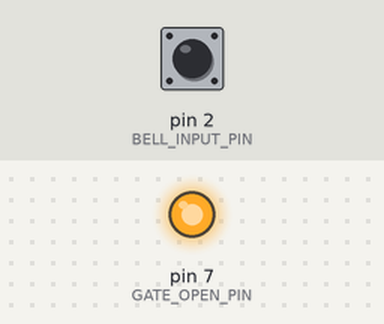
Recording of a sketch running on a simulated Arduino Uno, built with avr-gcc and run on an emulated ATmega328P. Parts: output pins drawn as LEDs (lit = HIGH). The inputs (shaded band) are chosen by the test bench; at power-on: pin 2 (BELL_INPUT_PIN) LOW. Storage starts empty; the audio player accepts every command and is not drawn; what the sketch prints to the serial monitor is not drawn.

Above: at 1.2 s.
1.3 s: pin 2 (BELL_INPUT_PIN) driven HIGH
4.3 s: pin 2 (BELL_INPUT_PIN) pulsed LOW 5 times (0.12 s each, 0.3 s apart)
At 7.5 s:
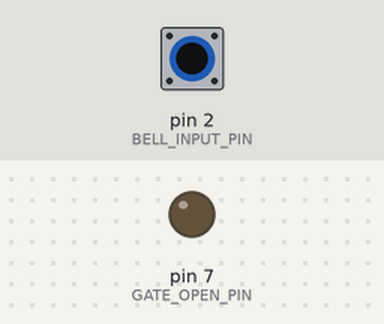
Timing chart, 0 to 10.9 s (numbered marks = the images above; inputs shaded):
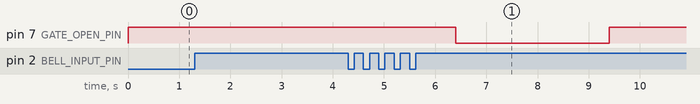

The sketch:

intercom-hack.ino
```cpp
#include <TMRpcm.h>
#include <SD.h>

// 1 means long keypress, 0 means short keypress
const int goodCode[] = {0, 0, 0, 0};

const int BELL_INPUT_PIN = 2;
const int GATE_OPEN_PIN = 7;
const int SOUND_OUT_PIN = 9;
const int SD_CS_PIN = 4;

TMRpcm tmrpcm;


void setup() {
  pinMode(BELL_INPUT_PIN,INPUT);
  pinMode(GATE_OPEN_PIN, OUTPUT);
  digitalWrite(GATE_OPEN_PIN, HIGH);

  tmrpcm.speakerPin = SOUND_OUT_PIN;

  Serial.begin(9600);

  if (!SD.begin(SD_CS_PIN)) {
    Serial.println("SD initialization failed. Things to check:");
    Serial.println("* is a card inserted?");
    Serial.println("* is your wiring correct?");
    Serial.println("* did you change the chipSelect pin to match your shield or module?");
    return;
  } else {
    Serial.println("Wiring is correct and a card is present.");
  }

}

int checkButtonPress(void (*onShortPress)(), void (*onLongPress)(), int buttonPin) {

  const int checkInterval = 100;
  const int longPressIntervalMultiplier = 4;

  if (digitalRead(buttonPin) == LOW) {

    int counter = 1;
    delay(checkInterval);

    while(digitalRead(buttonPin) == LOW) {

      counter++;
      if (counter >= longPressIntervalMultiplier) {
        //Serial.println("Button press will be considered a long press...");
      }
      delay(checkInterval);
    }

    if (counter >= longPressIntervalMultiplier) {
      onLongPress();
      return 1;
    } else {
      onShortPress();
      return 0;
    }
  } else return -1;
}

void shortPress () {}

void longPress () {}

void openGate() {
  digitalWrite(GATE_OPEN_PIN, LOW);
  delay(3000);
  digitalWrite(GATE_OPEN_PIN, HIGH);
}

void playAccesGrantedSound() {
  tmrpcm.play("granted.wav");
}

void playAccessDeniedSound() {
  tmrpcm.play("denied.wav");
}

int givenCodes[] = {-1, -1, -1, -1};

void loop() {

  bool timeOut = false;

  int state = checkButtonPress(shortPress, longPress, BELL_INPUT_PIN);

  // reading 1st code
  if (state != -1) {
    givenCodes[0] = state;
    long code1registeredAt = millis();
    Serial.print("[");
    Serial.print(state);

    // reading 2nd code
    while (millis() - code1registeredAt < 2000) {

      state = checkButtonPress(shortPress, longPress, BELL_INPUT_PIN);
      if (state != -1) {
        givenCodes[1] = state;
        long code2registeredAt = millis();
        Serial.print(state);

        // reading 3rd code
        while (millis() - code2registeredAt < 2000) {

          state = checkButtonPress(shortPress, longPress, BELL_INPUT_PIN);
          if (state != -1) {
            givenCodes[2] = state;
            long code3registeredAt = millis();
            Serial.print(state);

            // reading 4th code
            while (millis() - code3registeredAt < 2000) {

              state = checkButtonPress(shortPress, longPress, BELL_INPUT_PIN);
              if (state != -1) {
                givenCodes[3] = state;
                Serial.print(state);
                Serial.print("] - ");

                if (givenCodes[0] == goodCode[0] &&
                  givenCodes[1] == goodCode[1] &&
                  givenCodes[2] == goodCode[2] &&
                  givenCodes[3] == goodCode[3]) {
                    Serial.println("GOOD!");
                    playAccesGrantedSound();
                    delay(1000);
                    openGate();
                    return;
                  } else {
                    Serial.println("WRONG!");
                    playAccessDeniedSound();
                    return;
                  }
              }
            }
          }
        }
      }
    }
    Serial.println(" - TIMEOUT!");
  }


}
```

Measured:
- after the input at 1.3 s, every drawn part: stays the same
- after the input at 4.3 s, pin 7 (GATE_OPEN_PIN): HIGH → LOW after 2.1 s, → HIGH 3.0 s later
